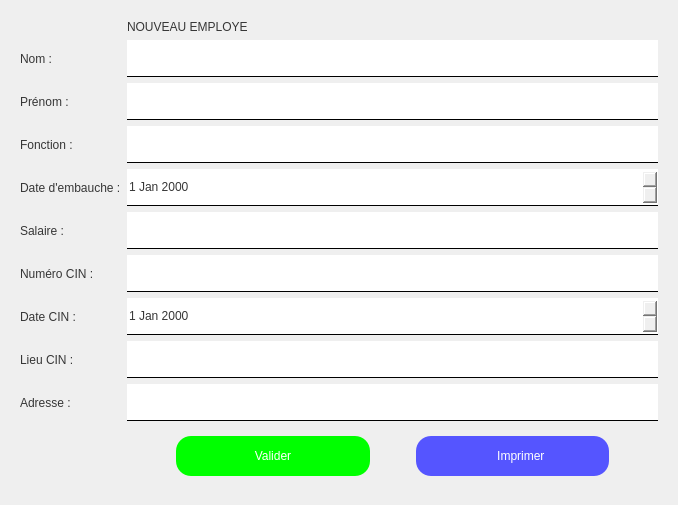
                 <widget class="QWidget" name="rh_CT">
                  <property name="styleSheet">
                   <string notr="true"/>
                  </property>
                  <attribute name="title">
                   <string>Contrat de travail</string>
                  </attribute>
                  <layout class="QHBoxLayout" name="horizontalLayout">
                   <item>
                    <widget class="QWidget" name="rhCT1" native="true">
                     <property name="styleSheet">
                      <string notr="true">QLabel{
	font: 75 14pt &quot;Rockwell&quot;;
	color:rgb(54, 54, 54);
}
QLineEdit{
	height: 36px;
	border:none;
	border-bottom: 1px solid black;
	font: 14pt &quot;Rockwell&quot;;
	color:rgb(54, 54, 54);
}
QDateEdit{
	height: 36px;
	border:none;
	border-bottom: 1px solid black;
	font: 14pt &quot;Rockwell&quot;;
color:rgb(54, 54, 54);
}



</string>
                     </property>
                     <layout class="QGridLayout" name="gridLayout_2">
                      <item row="1" column="0">
                       <widget class="QLabel" name="label_3">
                        <property name="text">
                         <string>Nom :</string>
                        </property>
                       </widget>
                      </item>
                      <item row="3" column="0">
                       <widget class="QLabel" name="label_4">
                        <property name="text">
                         <string>Fonction :</string>
                        </property>
                       </widget>
                      </item>
                      <item row="6" column="0">
                       <widget class="QLabel" name="label_7">
                        <property name="text">
                         <string>Numéro CIN :</string>
                        </property>
                       </widget>
                      </item>
                      <item row="5" column="1">
                       <widget class="QLineEdit" name="ct_salaire"/>
                      </item>
                      <item row="3" column="1">
                       <widget class="QLineEdit" name="ct_fonction">
                        <property name="text">
                         <string/>
                        </property>
                       </widget>
                      </item>
                      <item row="10" column="1">
                       <widget class="QWidget" name="widget" native="true">
                        <property name="styleSheet">
                         <string notr="true"/>
                        </property>
                        <layout class="QHBoxLayout" name="horizontalLayout_2">
                         <item>
                          <spacer name="horizontalSpacer_3">
                           <property name="orientation">
                            <enum>Qt::Horizontal</enum>
                           </property>
                           <property name="sizeHint" stdset="0">
                            <size>
                             <width>40</width>
                             <height>20</height>
                            </size>
                           </property>
                          </spacer>
                         </item>
                         <item>
                          <widget class="QPushButton" name="ct_imprimer">
                           <property name="minimumSize">
                            <size>
                             <width>194</width>
                             <height>40</height>
                            </size>
                           </property>
                           <property name="maximumSize">
                            <size>
                             <width>197</width>
                             <height>40</height>
                            </size>
                           </property>
                           <property name="styleSheet">
                            <string notr="true">background:rgb(0, 255, 0);
font: 75 14pt &quot;Rockwell&quot;;
color:white;
border-radius:15px</string>
                           </property>
                           <property name="text">
                            <string>Valider</string>
                           </property>
                           <property name="iconSize">
                            <size>
                             <width>32</width>
                             <height>32</height>
                            </size>
                           </property>
                          </widget>
                         </item>
                         <item>
                          <spacer name="horizontalSpacer_4">
                           <property name="orientation">
                            <enum>Qt::Horizontal</enum>
                           </property>
                           <property name="sizeType">
                            <enum>QSizePolicy::Fixed</enum>
                           </property>
                           <property name="sizeHint" stdset="0">
                            <size>
                             <width>40</width>
                             <height>20</height>
                            </size>
                           </property>
                          </spacer>
                         </item>
                         <item>
                          <widget class="QPushButton" name="ct_valider">
                           <property name="minimumSize">
                            <size>
                             <width>193</width>
                             <height>40</height>
                            </size>
                           </property>
                           <property name="maximumSize">
                            <size>
                             <width>197</width>
                             <height>40</height>
                            </size>
                           </property>
                           <property name="styleSheet">
                            <string notr="true">background:rgb(85, 85, 255);
font: 75 14pt &quot;Rockwell&quot;;
color:white;
border-radius:15px;</string>
                           </property>
                           <property name="text">
                            <string>     Imprimer</string>
                           </property>
                           <property name="icon">
                            <iconset>
                             <normaloff>Images/Gestion du personnel/VST13133.png</normaloff>Images/Gestion du personnel/VST13133.png</iconset>
                           </property>
                           <property name="iconSize">
                            <size>
                             <width>32</width>
                             <height>32</height>
                            </size>
                           </property>
                          </widget>
                         </item>
                         <item>
                          <spacer name="horizontalSpacer_5">
                           <property name="orientation">
                            <enum>Qt::Horizontal</enum>
                           </property>
                           <property name="sizeHint" stdset="0">
                            <size>
                             <width>40</width>
                             <height>20</height>
                            </size>
                           </property>
                          </spacer>
                         </item>
                        </layout>
                       </widget>
                      </item>
                      <item row="9" column="1">
                       <widget class="QLineEdit" name="ct_adresse"/>
                      </item>
                      <item row="7" column="1">
                       <widget class="QDateEdit" name="ct_datecin"/>
                      </item>
                      <item row="7" column="0">
                       <widget class="QLabel" name="label_8">
                        <property name="text">
                         <string>Date CIN :</string>
                        </property>
                       </widget>
                      </item>
                      <item row="5" column="0">
                       <widget class="QLabel" name="label_6">
                        <property name="text">
                         <string>Salaire :</string>
                        </property>
                       </widget>
                      </item>
                      <item row="8" column="1">
                       <widget class="QLineEdit" name="ct_lieucin"/>
                      </item>
                      <item row="4" column="1">
                       <widget class="QDateEdit" name="ct_dateembauch"/>
                      </item>
                      <item row="1" column="1">
                       <widget class="QLineEdit" name="ct_personnel">
                        <property name="text">
                         <string/>
                        </property>
                       </widget>
                      </item>
                      <item row="10" column="0">
                       <spacer name="verticalSpacer_6">
                        <property name="orientation">
                         <enum>Qt::Vertical</enum>
                        </property>
                        <property name="sizeHint" stdset="0">
                         <size>
                          <width>20</width>
                          <height>40</height>
                         </size>
                        </property>
                       </spacer>
                      </item>
                      <item row="4" column="0">
                       <widget class="QLabel" name="label_5">
                        <property name="text">
                         <string>Date d'embauche :</string>
                        </property>
                       </widget>
                      </item>
                      <item row="0" column="1">
                       <widget class="QLabel" name="label_25">
                        <property name="text">
                         <string>NOUVEAU EMPLOYE</string>
                        </property>
                       </widget>
                      </item>
                      <item row="9" column="0">
                       <widget class="QLabel" name="label_10">
                        <property name="text">
                         <string>Adresse :</string>
                        </property>
                       </widget>
                      </item>
                      <item row="8" column="0">
                       <widget class="QLabel" name="label_9">
                        <property name="text">
                         <string>Lieu CIN :</string>
                        </property>
                       </widget>
                      </item>
                      <item row="6" column="1">
                       <widget class="QLineEdit" name="ct_numcin"/>
                      </item>
                      <item row="2" column="0">
                       <widget class="QLabel" name="label_38">
                        <property name="text">
                         <string>Prénom :</string>
                        </property>
                       </widget>
                      </item>
                      <item row="2" column="1">
                       <widget class="QLineEdit" name="lineEdit_5"/>
                      </item>
                     </layout>
                    </widget>
                   </item>
                  </layout>
                 </widget>
